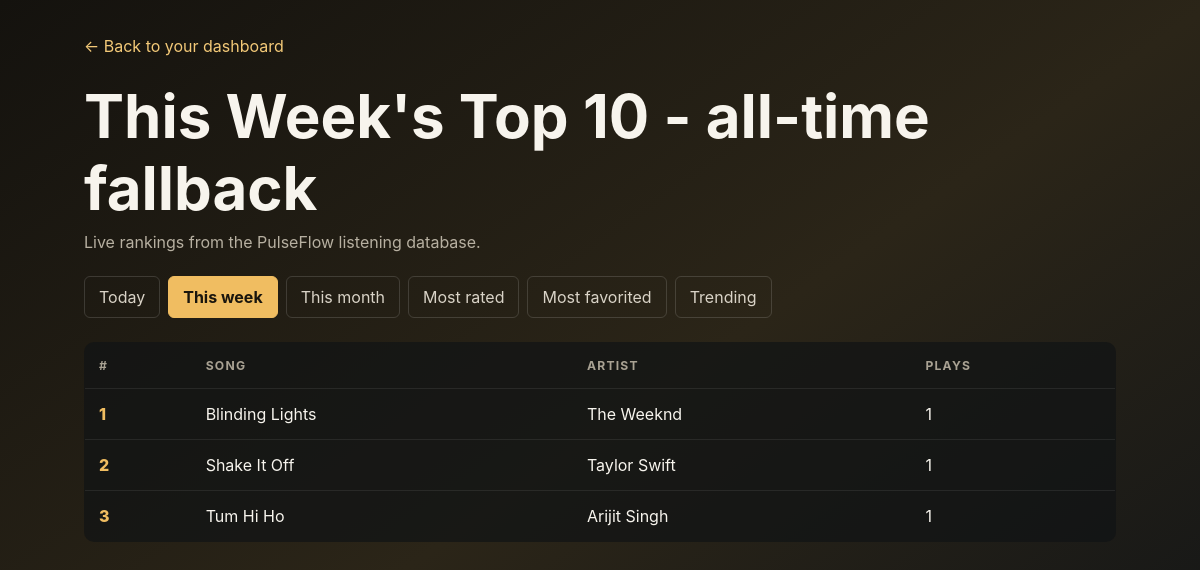
Screenshot of /backend/charts.php (signed in) with the database file from the repository.
### tables this page shows
CREATE TABLE `tracks` (
  `track_id` int NOT NULL,
  `album_id` int NOT NULL,
  `title` varchar(200) NOT NULL,
  `duration_seconds` int DEFAULT NULL,
  `explicit` tinyint(1) DEFAULT '0',
  `track_number` int DEFAULT NULL
);

### backend/functions.php (called while the page is built, shortened)
<?php
function e(?string $value): string
{
    return htmlspecialchars($value ?? '', ENT_QUOTES, 'UTF-8');
}

### backend/charts.php (the view, shortened to what this page needs)
<?php
require_once __DIR__ . '/functions.php';
$period = $_GET['period'] ?? 'week';
$periods = ['today' => ['Today\'s Top 10', 'today_plays'], 'week' => ['This Week\'s Top 10', 'week_plays'], 'month' => ['This Month\'s Top 10', 'month_plays']];
$chartRows = [];
try {
    if (isset($periods[$period])) {
        [$heading, $metric] = $periods[$period];
        $stmt = $pdo->query("SELECT track_id, title, COALESCE(artist_names, artist_name) AS artist_name, $metric AS plays
            FROM vw_track_chart_metrics WHERE $metric > 0 ORDER BY plays DESC, title LIMIT 10");
        $chartRows = $stmt->fetchAll();
    } elseif ($period === 'rated') {
        $heading = 'Most Rated';
        $stmt = $pdo->query("SELECT track_id, title, COALESCE(artist_names, artist_name) AS artist_name, average_rating AS score, rating_count AS votes FROM vw_track_chart_metrics WHERE rating_count > 0 ORDER BY votes DESC, score DESC, title LIMIT 10");
        $chartRows = $stmt->fetchAll();
    } elseif ($period === 'favorited') {
        $heading = 'Most Favorited';
        $stmt = $pdo->query("SELECT track_id, title, COALESCE(artist_names, artist_name) AS artist_name, favorite_count AS favorites FROM vw_track_chart_metrics WHERE favorite_count > 0 ORDER BY favorites DESC, title LIMIT 10");
        $chartRows = $stmt->fetchAll();
    }
} catch (PDOException $exception) {
    if (isset($periods[$period])) {
        [$heading] = $periods[$period];
        $days = ['today' => 1, 'week' => 7, 'month' => 30][$period];
        $stmt = $pdo->query("SELECT t.track_id, t.title, ar.artist_name, COUNT(sh.stream_id) AS plays
            FROM tracks t JOIN albums al ON al.album_id = t.album_id JOIN artists ar ON ar.artist_id = al.artist_id
            LEFT JOIN stream_history sh ON sh.track_id = t.track_id AND sh.played_at >= CURRENT_TIMESTAMP - INTERVAL $days DAY
            GROUP BY t.track_id, t.title, ar.artist_name HAVING plays > 0 ORDER BY plays DESC, t.title LIMIT 10");
        $chartRows = $stmt->fetchAll();
    } elseif ($period === 'rated') {
        $heading = 'Most Rated';
        $stmt = $pdo->query('SELECT t.track_id, t.title, ar.artist_name, AVG(r.rating) AS score, COUNT(r.user_id) AS votes FROM tracks t JOIN albums al ON al.album_id = t.album_id JOIN artists ar ON ar.artist_id = al.artist_id JOIN ratings r ON r.track_id = t.track_id GROUP BY t.track_id, t.title, ar.artist_name HAVING votes > 0 ORDER BY votes DESC, score DESC, t.title LIMIT 10');
        $chartRows = $stmt->fetchAll();
    } elseif ($period === 'favorited') {
        $heading = 'Most Favorited';
        $stmt = $pdo->query('SELECT t.track_id, t.title, ar.artist_name, COUNT(f.user_id) AS favorites FROM tracks t JOIN albums al ON al.album_id = t.album_id JOIN artists ar ON ar.artist_id = al.artist_id JOIN favorites f ON f.track_id = t.track_id GROUP BY t.track_id, t.title, ar.artist_name HAVING favorites > 0 ORDER BY favorites DESC, t.title LIMIT 10');
        $chartRows = $stmt->fetchAll();
    } else {
        $period = 'trending';
        $heading = 'Fastest Trending';
        $stmt = $pdo->query("SELECT t.track_id, t.title, ar.artist_name,
                SUM(CASE WHEN sh.played_at >= CURRENT_TIMESTAMP - INTERVAL 7 DAY THEN 1 ELSE 0 END) AS recent_plays,
                SUM(CASE WHEN sh.played_at < CURRENT_TIMESTAMP - INTERVAL 7 DAY THEN 1 ELSE 0 END) AS previous_plays,
                ROUND((SUM(CASE WHEN sh.played_at >= CURRENT_TIMESTAMP - INTERVAL 7 DAY THEN 1 ELSE 0 END) - SUM(CASE WHEN sh.played_at < CURRENT_TIMESTAMP - INTERVAL 7 DAY THEN 1 ELSE 0 END)) / GREATEST(SUM(CASE WHEN sh.played_at < CURRENT_TIMESTAMP - INTERVAL 7 DAY THEN 1 ELSE 0 END), 1) * 100, 0) AS growth_percent
            FROM tracks t JOIN albums al ON al.album_id = t.album_id JOIN artists ar ON ar.artist_id = al.artist_id
            JOIN stream_history sh ON sh.track_id = t.track_id AND sh.played_at >= CURRENT_TIMESTAMP - INTERVAL 14 DAY
            GROUP BY t.track_id, t.title, ar.artist_name HAVING recent_plays > 0 ORDER BY growth_percent DESC, recent_plays DESC, t.title LIMIT 10");
        $chartRows = $stmt->fetchAll();
    }
}
if (!$chartRows) {
    $heading .= ' - all-time fallback';
    $fallbackChart = $pdo->query('SELECT t.track_id, t.title, ar.artist_name, COUNT(sh.stream_id) AS plays FROM tracks t JOIN albums al ON al.album_id = t.album_id JOIN artists ar ON ar.artist_id = al.artist_id LEFT JOIN stream_history sh ON sh.track_id = t.track_id GROUP BY t.track_id, t.title, ar.artist_name HAVING plays > 0 ORDER BY plays DESC, t.title LIMIT 10');
    $chartRows = $fallbackChart->fetchAll();
}
$links = ['today' => 'Today', 'week' => 'This week', 'month' => 'This month', 'rated' => 'Most rated', 'favorited' => 'Most favorited', 'trending' => 'Trending'];
?>
<!doctype html><html lang="en"><head><link rel="stylesheet" href="../frontend/user-dashbord.css"><link rel="stylesheet" href="../frontend/reporting.css">
</style></head><body><main class="charts"><a class="back" href="user-dashbord.php">&larr; Back to your dashboard</a><h1><?php echo e($heading); ?></h1><p class="muted">Live rankings from the PulseFlow listening database.</p><nav class="tabs"><?php foreach($links as $key=>$label): ?><a class="<?php echo $period === $key ? 'active' : ''; ?>" href="charts.php?period=<?php echo e($key); ?>"><?php echo e($label); ?></a><?php endforeach; ?></nav><table class="chart"><thead><tr><th>#</th><th>Song</th><th>Artist</th><th><?php echo $period === 'trending' ? 'Last 7 days' : ($period === 'rated' ? 'Rating' : ($period === 'favorited' ? 'Favorites' : 'Plays')); ?></th><?php if($period === 'trending'): ?><th>Growth</th><?php endif; ?></tr></thead><tbody><?php foreach($chartRows as $index=>$row): ?><tr><td class="rank"><?php echo $index + 1; ?></td><td><?php echo e($row['title']); ?></td><td><?php echo e($row['artist_name']); ?></td><td><?php echo $period === 'rated' ? number_format((float)$row['score'], 1) . ' / 5' : ($period === 'trending' ? (int)$row['recent_plays'] : (int)($row['plays'] ?? $row['favorites'] ?? 0)); ?></td><?php if($period === 'trending'): ?><td class="<?php echo (int)$row['growth_percent'] >= 0 ? 'up' : 'down'; ?>"><?php echo (int)$row['growth_percent'] >= 0 ? '&uarr;' : '&darr;'; ?> <?php echo abs((int)$row['growth_percent']); ?>%</td><?php endif; ?></tr><?php endforeach; ?><?php if(!$chartRows): ?><tr><td colspan="5" class="muted">No chart data yet.</td></tr><?php endif; ?></tbody></table></main></body></html>

### frontend/user-dashbord.css (style rules this page uses)
:root { --bg-black: #000000; --bg-dark-grey: #121212; --bg-light-grey: #242424; --bg-card: #181818; --text-white: #ffffff; --text-muted: #b3b3b3; --spotify-green: #1ed760; --bg-soft: #1f1f1f; --border: rgba(255, 255, 255, 0.08); }
* { margin: 0; padding: 0; box-sizing: border-box; font-family: 'Inter', 'Helvetica Neue', Helvetica, Arial, sans-serif; }
html, body { height: 100%; }
body { background: linear-gradient(180deg, #1a1a1a 0%, var(--bg-dark-grey) 20%, var(--bg-black) 100%); color: var(--text-white); display: flex; flex-direction: column; overflow: hidden; }
button, a { font: inherit; }
html, body { min-width: 1100px; }
body { overflow-x: auto !important; }

### backend/charts.php (style rules this page uses)
body { min-height:100vh;background:linear-gradient(145deg,#14120e,#2b2518 52%,#111417);color:#f7f4ed }
.charts { max-width:1080px;margin:0 auto;padding:36px 24px }
.back { color:#f3c978;text-decoration:none }
.charts h1 { font-size:clamp(2rem,5vw,4rem);margin:24px 0 8px }
.muted { color:#b7b0a1 }
.tabs { display:flex;gap:8px;flex-wrap:wrap;margin:24px 0 }
.tabs a { padding:10px 14px;border:1px solid rgba(255,255,255,.14);border-radius:6px;text-decoration:none;color:#d9d3c7 }
.tabs a.active { background:#f0bd61;color:#19150d;border-color:#f0bd61;font-weight:700 }
.chart { width:100%;border-collapse:collapse;background:rgba(17,19,20,.7);border:1px solid rgba(255,255,255,.1);border-radius:10px;overflow:hidden }
.chart th,.chart td { text-align:left;padding:15px 14px;border-bottom:1px solid rgba(255,255,255,.08) }
.chart th { color:#a9a293;font-size:.76rem;text-transform:uppercase;letter-spacing:.1em }
.rank { color:#f0bd61;font-weight:800 }

### rows the page displays
tracks: title "Blinding Lights", artist_name "The Weeknd", plays "1"
tracks: title "Shake It Off", artist_name "Taylor Swift", plays "1"
tracks: title "Tum Hi Ho", artist_name "Arijit Singh", plays "1"

### other values shown
$heading "This Week's Top 10 - all-time fallback"
$label "Today"
$label "This week"
$label "This month"
$label "Most rated"
$label "Most favorited"
$label "Trending"
